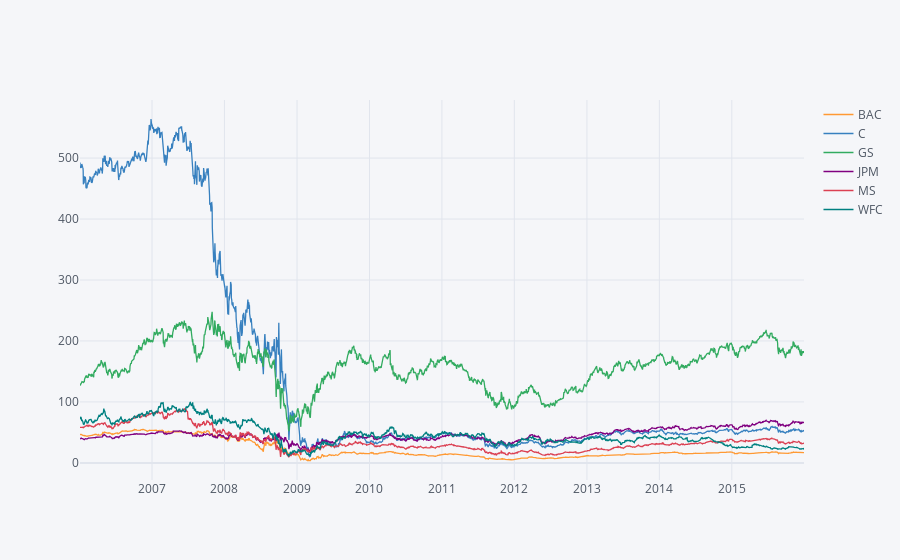

Notebook cell for this chart:
### Code cell
bank_stocks.xs(key='Close',level='Stock Info',axis=1).iplot()

### Figure 1 — Plotly figure (JSON) as saved in the notebook; plotly's stock layout.template omitted (floating-point values rounded to 4 significant figures; data arrays with more than 128 entries replaced by an {"elided": "..."} marker saying what was removed)
{"data": [{"line": {"color": "rgba(255, 153, 51, 1.0)", "dash": "solid", "shape": "linear", "width": 1.3}, "mode": "lines", "name": "BAC", "text": "", "type": "scatter", "x": {"elided": "2517 str values"}, "y": {"elided": "2517 float values"}}, {"line": {"color": "rgba(55, 128, 191, 1.0)", "dash": "solid", "shape": "linear", "width": 1.3}, "mode": "lines", "name": "C", "text": "", "type": "scatter", "x": {"elided": "2517 str values"}, "y": {"elided": "2517 float values"}}, {"line": {"color": "rgba(50, 171, 96, 1.0)", "dash": "solid", "shape": "linear", "width": 1.3}, "mode": "lines", "name": "GS", "text": "", "type": "scatter", "x": {"elided": "2517 str values"}, "y": {"elided": "2517 float values"}}, {"line": {"color": "rgba(128, 0, 128, 1.0)", "dash": "solid", "shape": "linear", "width": 1.3}, "mode": "lines", "name": "JPM", "text": "", "type": "scatter", "x": {"elided": "2517 str values"}, "y": {"elided": "2517 float values"}}, {"line": {"color": "rgba(219, 64, 82, 1.0)", "dash": "solid", "shape": "linear", "width": 1.3}, "mode": "lines", "name": "MS", "text": "", "type": "scatter", "x": {"elided": "2517 str values"}, "y": {"elided": "2517 float values"}}, {"line": {"color": "rgba(0, 128, 128, 1.0)", "dash": "solid", "shape": "linear", "width": 1.3}, "mode": "lines", "name": "WFC", "text": "", "type": "scatter", "x": {"elided": "2517 str values"}, "y": {"elided": "2517 float values"}}], "layout": {"legend": {"bgcolor": "#F5F6F9", "font": {"color": "#4D5663"}}, "paper_bgcolor": "#F5F6F9", "plot_bgcolor": "#F5F6F9", "title": {"font": {"color": "#4D5663"}}, "xaxis": {"gridcolor": "#E1E5ED", "showgrid": true, "tickfont": {"color": "#4D5663"}, "title": {"font": {"color": "#4D5663"}, "text": ""}, "zerolinecolor": "#E1E5ED"}, "yaxis": {"gridcolor": "#E1E5ED", "showgrid": true, "tickfont": {"color": "#4D5663"}, "title": {"font": {"color": "#4D5663"}, "text": ""}, "zerolinecolor": "#E1E5ED"}}}
